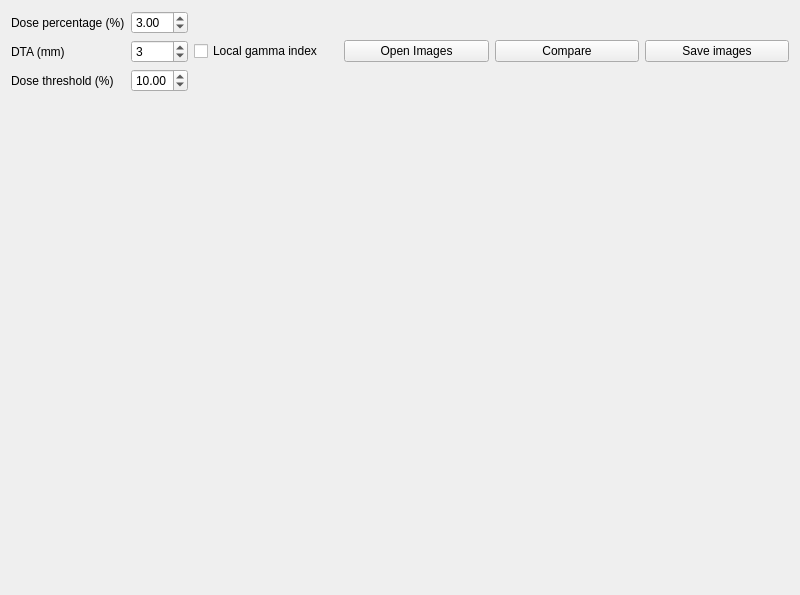
<?xml version="1.0" encoding="UTF-8"?>
<ui version="4.0">
    <class>DoseComp</class>
    <widget class="QWidget" name="DoseComp">
        <property name="geometry">
            <rect>
                <x>0</x>
                <y>0</y>
                <width>800</width>
                <height>595</height>
            </rect>
        </property>
        <property name="windowTitle">
            <string>Form</string>
        </property>
        <property name="windowIcon">
            <iconset resource="icons.qrc">
                <normaloff>:/icons/compare.png</normaloff>:/icons/compare.png
            </iconset>
        </property>
        <layout class="QVBoxLayout" name="verticalLayout">
            <item>
                <layout class="QHBoxLayout" name="horizontalLayout_2">
                    <item>
                        <layout class="QFormLayout" name="formLayout">
                            <property name="fieldGrowthPolicy">
                                <enum>QFormLayout::AllNonFixedFieldsGrow</enum>
                            </property>
                            <item row="0" column="0">
                                <widget class="QLabel" name="dosePercentageLabel">
                                    <property name="text">
                                        <string>Dose percentage (%)</string>
                                    </property>
                                </widget>
                            </item>
                            <item row="0" column="1">
                                <widget class="QDoubleSpinBox" name="dosePercentageDoubleSpinBox">
                                    <property name="maximum">
                                        <double>20.000000000000000</double>
                                    </property>
                                    <property name="singleStep">
                                        <double>1.000000000000000</double>
                                    </property>
                                    <property name="value">
                                        <double>3.000000000000000</double>
                                    </property>
                                </widget>
                            </item>
                            <item row="1" column="0">
                                <widget class="QLabel" name="dTAMmLabel">
                                    <property name="text">
                                        <string>DTA (mm)</string>
                                    </property>
                                </widget>
                            </item>
                            <item row="1" column="1">
                                <widget class="QSpinBox" name="dTAMmSpinBox">
                                    <property name="minimum">
                                        <number>1</number>
                                    </property>
                                    <property name="value">
                                        <number>3</number>
                                    </property>
                                </widget>
                            </item>
                            <item row="2" column="0">
                                <widget class="QLabel" name="doseThresholdLabel">
                                    <property name="text">
                                        <string>Dose threshold (%)</string>
                                    </property>
                                </widget>
                            </item>
                            <item row="2" column="1">
                                <widget class="QDoubleSpinBox" name="doseThresholdDoubleSpinBox">
                                    <property name="singleStep">
                                        <double>5.000000000000000</double>
                                    </property>
                                    <property name="value">
                                        <double>10.000000000000000</double>
                                    </property>
                                </widget>
                            </item>
                        </layout>
                    </item>
                    <item>
                        <widget class="QCheckBox" name="local_checkBox">
                            <property name="text">
                                <string>Local gamma index</string>
                            </property>
                        </widget>
                    </item>
                    <item>
                        <widget class="QPushButton" name="open_images">
                            <property name="text">
                                <string>Open Images</string>
                            </property>
                        </widget>
                    </item>
                    <item>
                        <widget class="QPushButton" name="compare_button">
                            <property name="text">
                                <string>Compare</string>
                            </property>
                        </widget>
                    </item>
                    <item>
                        <widget class="QPushButton" name="save_images">
                            <property name="text">
                                <string>Save images</string>
                            </property>
                        </widget>
                    </item>
                </layout>
            </item>
            <item>
                <layout class="QGridLayout" name="gridLayout">
                    <item row="0" column="1">
                        <widget class="QWidget" name="film_widget" native="true">
                            <zorder></zorder>
                        </widget>
                    </item>
                    <item row="0" column="0">
                        <widget class="QWidget" name="tps_widget" native="true"/>
                    </item>
                    <item row="1" column="0">
                        <widget class="QWidget" name="gamma_widget" native="true"/>
                    </item>
                    <item row="1" column="1">
                        <widget class="QWidget" name="hist_widget" native="true"/>
                    </item>
                </layout>
            </item>
        </layout>
    </widget>
    <resources>
        <include location="icons.qrc"/>
    </resources>
    <connections/>
</ui>
